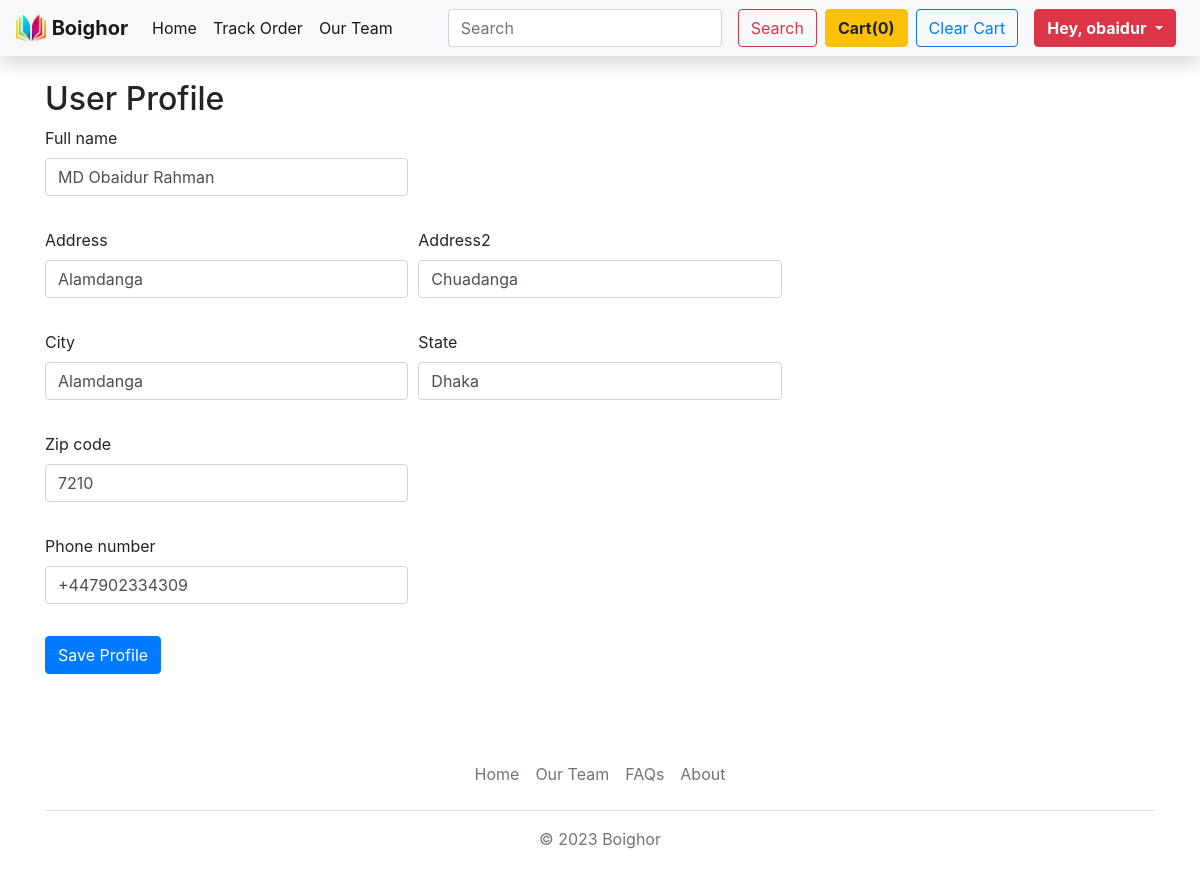
The page /profile (signed in) on the database as committed earlier.
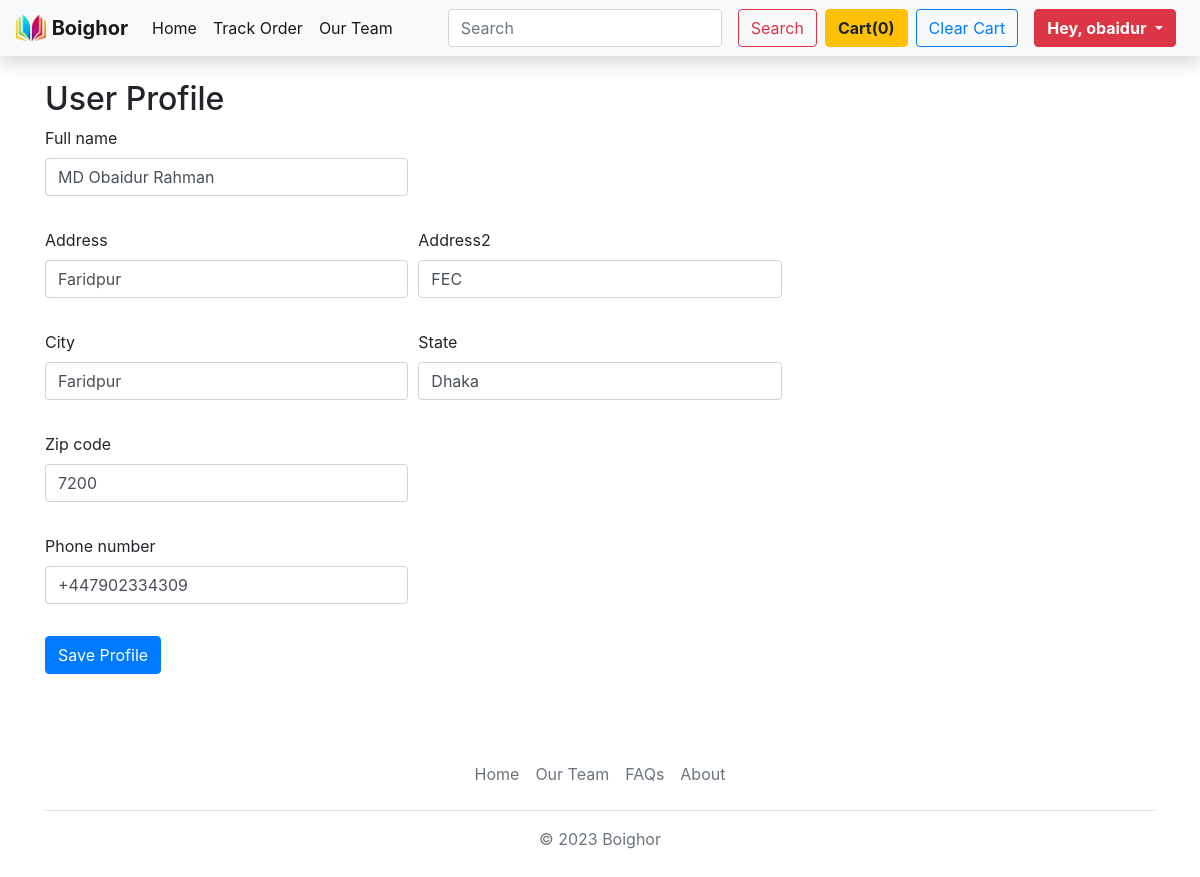
The same page on the database as committed later.
### home/models.py (models this page shows)
class UserProfile(models.Model):
    user = models.OneToOneField(User, on_delete=models.CASCADE)
    full_name = models.CharField(max_length=255)
    address = models.CharField(max_length=255)
    address2 = models.CharField(max_length=255, blank=True)
    city = models.CharField(max_length=100)
    state = models.CharField(max_length=100)
    zip_code = models.CharField(max_length=10)
    phone_number = models.CharField(max_length=20)

### home/views.py (the view)
# urls.py: path('profile',views.dashboard_view,name='profile'),
def dashboard_view(request):
    try:
        user_profile = request.user.userprofile
    except UserProfile.DoesNotExist:
        user_profile = UserProfile(user=request.user)
        user_profile.save()
    if request.method=='POST':
        form = UserProfileForm(request.POST,instance=user_profile)
        if form.is_valid():
            form.save()
    else:
        form = UserProfileForm(instance=user_profile)
    return render(request,'home/dashboard.html',{'form':form})

### home/forms.py
class UserProfileForm(forms.ModelForm):
    class Meta:
        model = UserProfile
        fields:fields = ['full_name','address', 'address2', 'city', 'state', 'zip_code', 'phone_number']
    def __init__(self, *args, **kwargs):
        super().__init__(*args, **kwargs)
        self.fields['full_name'].widget.attrs.update({'class': 'form-control'})
        self.fields['address'].widget.attrs.update({'class': 'form-control'})
        self.fields['address2'].widget.attrs.update({'class': 'form-control'})
        self.fields['city'].widget.attrs.update({'class': 'form-control'})
        self.fields['state'].widget.attrs.update({'class': 'form-control'})
        self.fields['zip_code'].widget.attrs.update({'class': 'form-control'})
        self.fields['phone_number'].widget.attrs.update({'class': 'form-control'})

### templates/home/dashboard.html (shortened to what this page needs)
{% extends 'base.html' %}
{% load bootstrap4 %}
{% block body %}
<div class="container mt-4">
    <h2>User Profile</h2>
    <form method="post">
      <div class="form-row">
        <div class="form-group col-md-4">
          {% bootstrap_field form.full_name %}
        </div>
      </div>
      <div class="form-row">
        <div class="form-group col-md-4">
          {% bootstrap_field form.address %}
        </div>
        <div class="form-group col-md-4">
          {% bootstrap_field form.address2 %}
        </div>
      </div>
      <div class="form-row">
        <div class="form-group col-md-4">
          {% bootstrap_field form.city %}
        </div>
        <div class="form-group col-md-4">
          {% bootstrap_field form.state %}
        </div>
      </div>
      <div class="form-row">
        <div class="form-group col-md-4">
            {% bootstrap_field form.zip_code %}
        </div>
      </div>
      <div class="form-row">
        <div class="form-group col-md-4">
          {% bootstrap_field form.phone_number %}
        </div>
      </div>
      <button type="submit" class="btn btn-primary">Save Profile</button>
    </form>
  </div>
{% endblock body %}

Rows that differ between the two databases and show on the page:
changed UserProfile "MD Obaidur Rahman": address "Alamdanga" → "Faridpur"; address2 "Chuadanga" → "FEC"; city "Alamdanga" → "Faridpur"; zip_code "7210" → "7200"
